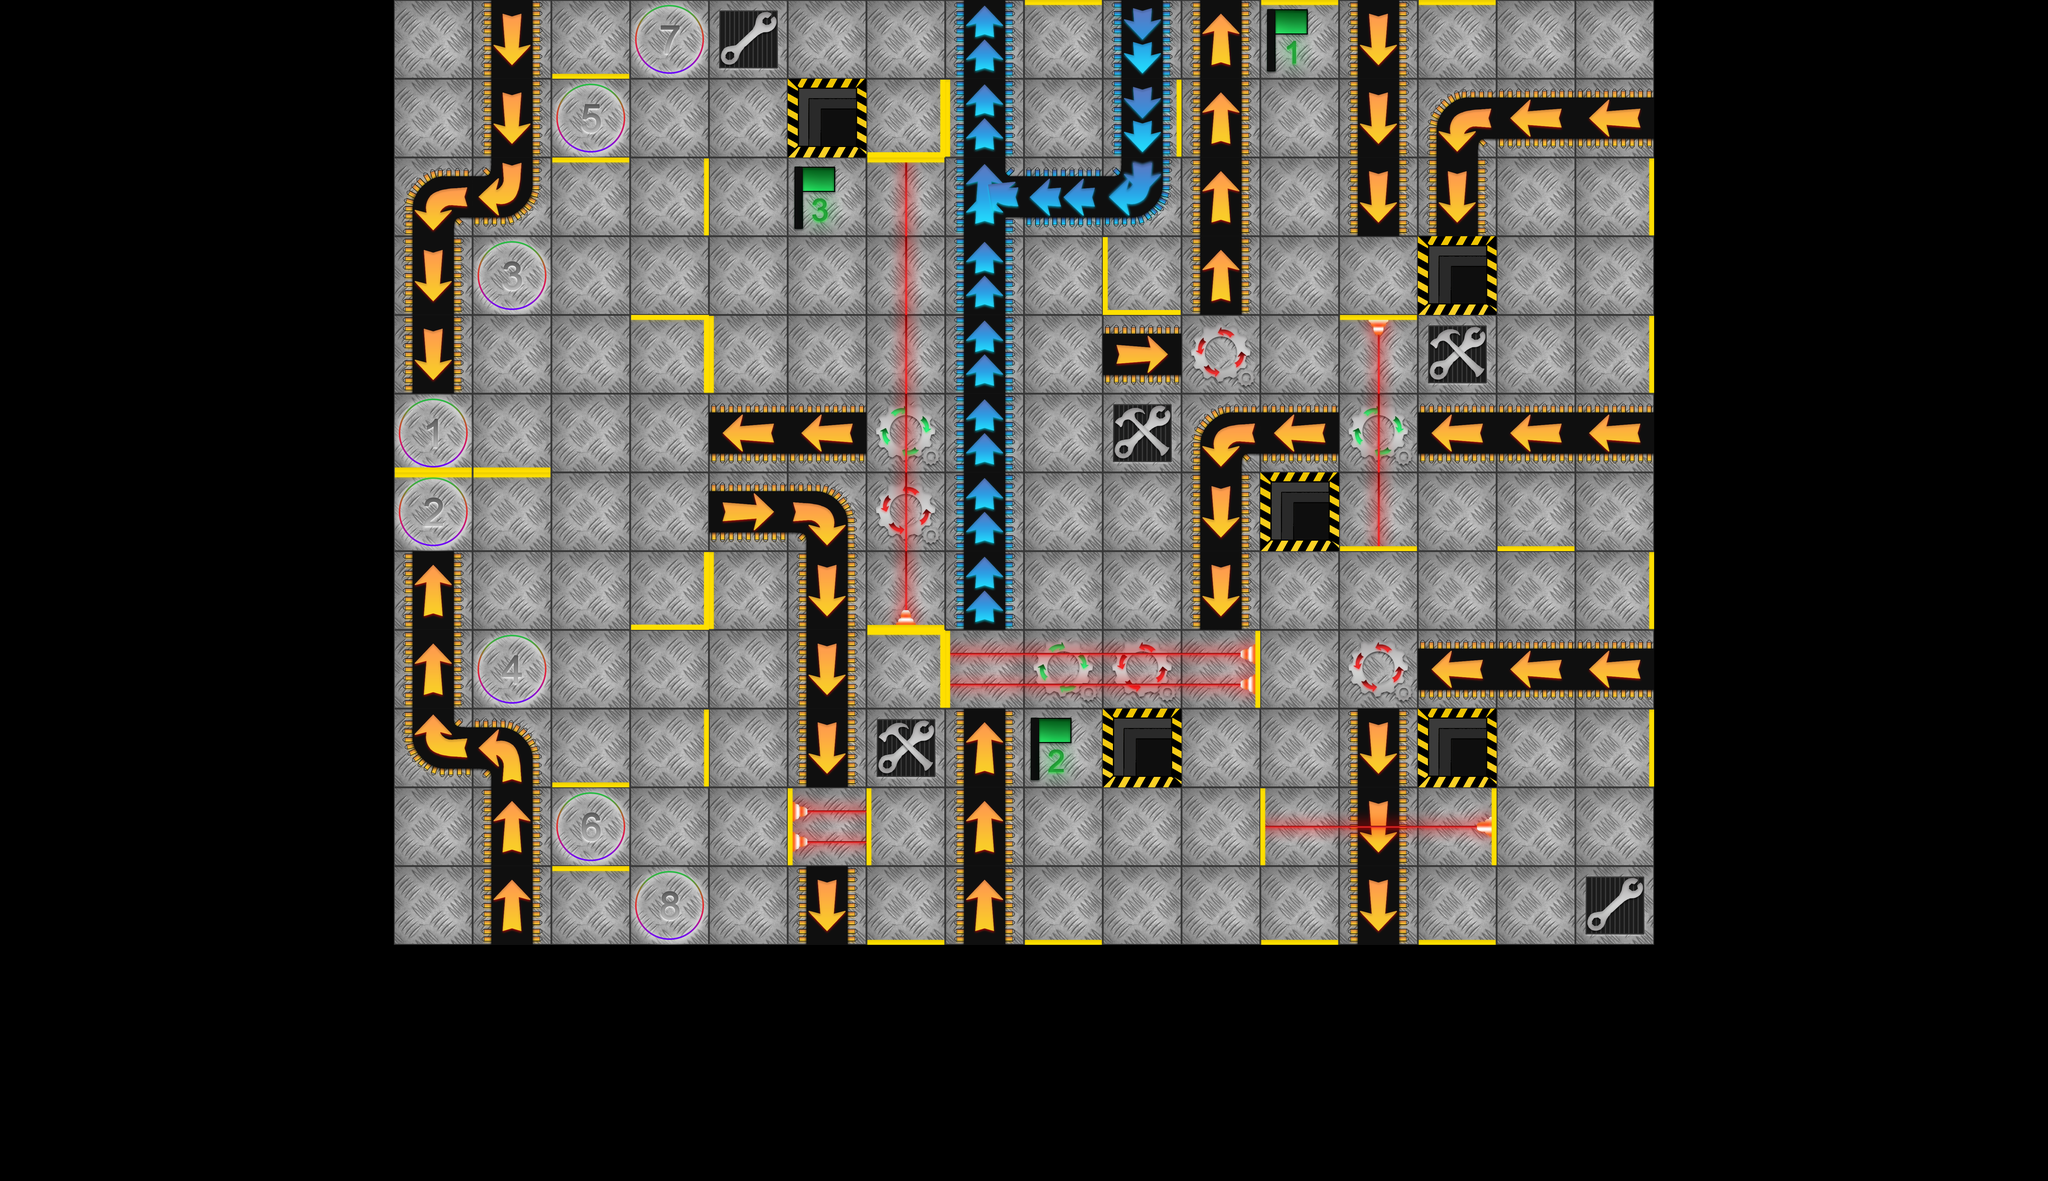

This game map was drawn from its Tiled (.tmx) file and the tilesets committed beside it. A one-line description and the trimmed map source follow:
An orthogonal 26x15 tile map with 256x256 px tiles, 13 tile layers (ground, hole, yellowArrow, blueArrow, ...).

<map version="1.2" tiledversion="1.3.2" orientation="orthogonal" renderorder="right-down" compressionlevel="0" width="26" height="15" tilewidth="256" tileheight="256" infinite="0" nextlayerid="18" nextobjectid="1">
 <tileset firstgid="1" source="Tileset.tsx" />
 <layer id="1" name="ground" width="26" height="15">
  <data>[390 cells, 192 non-empty, 1 distinct tile ids]</data>
 </layer>
 <layer id="2" name="hole" width="26" height="15">
  <data>[390 cells, 5 non-empty, 1 distinct tile ids]</data>
 </layer>
 <layer id="3" name="yellowArrow" width="26" height="15">
  <data>[390 cells, 48 non-empty, 9 distinct tile ids]</data>
 </layer>
 <layer id="4" name="blueArrow" width="26" height="15">
  <data>[390 cells, 12 non-empty, 5 distinct tile ids]</data>
 </layer>
 <layer id="5" name="cog" width="26" height="15">
  <data>[390 cells, 7 non-empty, 2 distinct tile ids]</data>
 </layer>
 <layer id="7" name="laserBeam" width="26" height="15">
  <data>[390 cells, 17 non-empty, 3 distinct tile ids]</data>
 </layer>
 <layer id="8" name="laser" width="26" height="15">
  <data>[390 cells, 5 non-empty, 5 distinct tile ids]</data>
 </layer>
 <layer id="9" name="playerStart" width="26" height="15">
  <data>[390 cells, 8 non-empty, 8 distinct tile ids]</data>
 </layer>
 <layer id="10" name="wall" width="26" height="15">
  <data>[390 cells, 36 non-empty, 4 distinct tile ids]</data>
 </layer>
 <layer id="11" name="doubleWall" width="26" height="15">
  <data>[390 cells, 5 non-empty, 3 distinct tile ids]</data>
 </layer>
 <layer id="12" name="repair" width="26" height="15">
  <data>[390 cells, 5 non-empty, 2 distinct tile ids]</data>
 </layer>
 <layer id="13" name="flag" width="26" height="15">
  <data>[390 cells, 3 non-empty, 3 distinct tile ids]</data>
 </layer>
 <layer id="14" name="player" width="26" height="15">
  <data>[390 cells, 0 non-empty, 0 distinct tile ids]</data>
 </layer>
</map>
